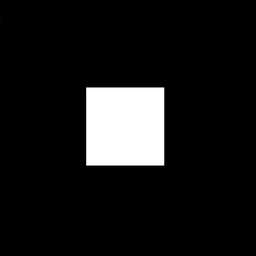
#> input picture Atividade07-1809/imagem/sinc_original.png, 256 x 256 px, shrunk from 600 x 600 before the run, found by its file name
$ python 2_c.py
#> lines starting #> are read from the running program, lines starting #| are printed output that depends on the picture
#2 - c) a imagem de cada filtro

import cv2
import numpy as np
import matplotlib.pyplot as plt

sinc_original_path = './imagem/sinc_original.png'
sinc_original_menor_path = './imagem/sinc_original_menor.png'
sinc_rot_path = './imagem/sinc_rot.png'
sinc_rot2_path = './imagem/sinc_rot2.png'
sinc_trans_path = './imagem/sinc_trans.png'

# Ler as imagens
sinc_original = cv2.imread(sinc_original_path, cv2.IMREAD_GRAYSCALE)
#> sinc_original is the input picture: shape (256, 256); min 0, max 255, mean 23.7
sinc_original_menor = cv2.imread(sinc_original_menor_path, cv2.IMREAD_GRAYSCALE)
sinc_rot = cv2.imread(sinc_rot_path, cv2.IMREAD_GRAYSCALE)
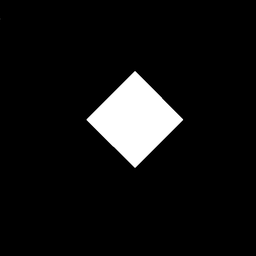
#> input picture Atividade07-1809/imagem/sinc_rot.png, 256 x 256 px, shrunk from 600 x 600 before the run, found by its file name
#> sinc_rot is the input picture: shape (256, 256); min 0, max 255, mean 18.4
sinc_rot2 = cv2.imread(sinc_rot2_path, cv2.IMREAD_GRAYSCALE)
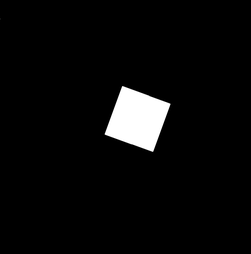
#> input picture Atividade07-1809/imagem/sinc_rot2.png, 251 x 254 px, shrunk from 588 x 596 before the run, found by its file name
#> sinc_rot2 is the input picture: shape (254, 251); min 0, max 255, mean 10.6
sinc_trans = cv2.imread(sinc_trans_path, cv2.IMREAD_GRAYSCALE)
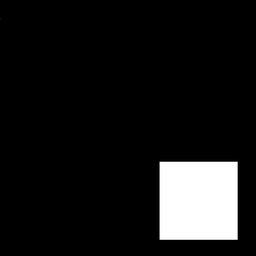
#> input picture Atividade07-1809/imagem/sinc_trans.png, 256 x 256 px, shrunk from 600 x 600 before the run, found by its file name
#> sinc_trans is the input picture: shape (256, 256); min 0, max 255, mean 23.7

def create_filters(image, cutoff):
    # Filtro passa-baixa Ideal
    ideal_filter = ideal_lowpass_filter(image, cutoff)

    # Filtro passa-baixa Butterworth
    butter_filter = butterworth_lowpass_filter(image, cutoff)

    # Filtro passa-baixa Gaussiano
    gaussian_filter = gaussian_lowpass_filter(image, cutoff)

    return ideal_filter, butter_filter, gaussian_filter

def distance(point1, point2):
#> (the run stopped early here; a loop or call above may not have finished)
